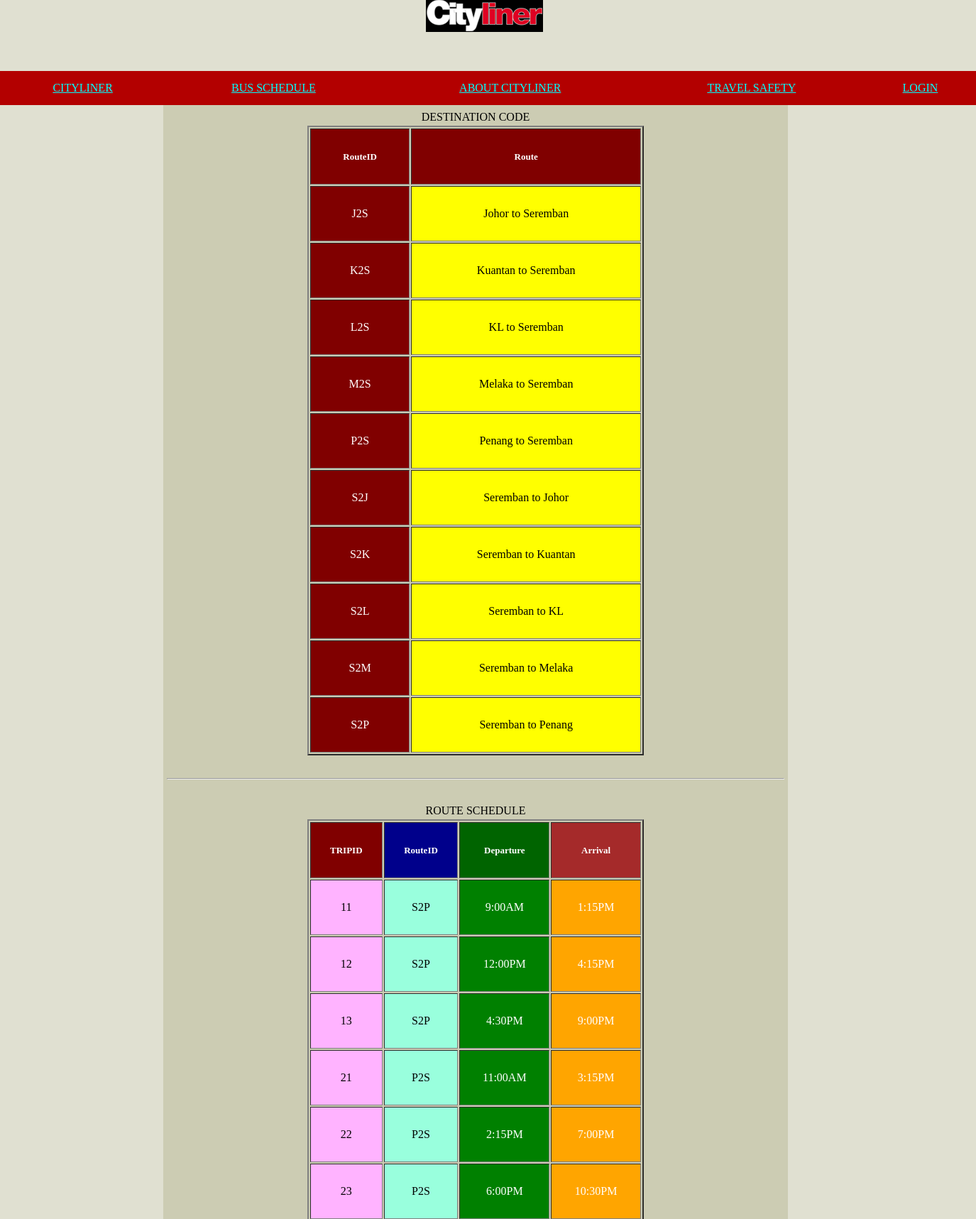
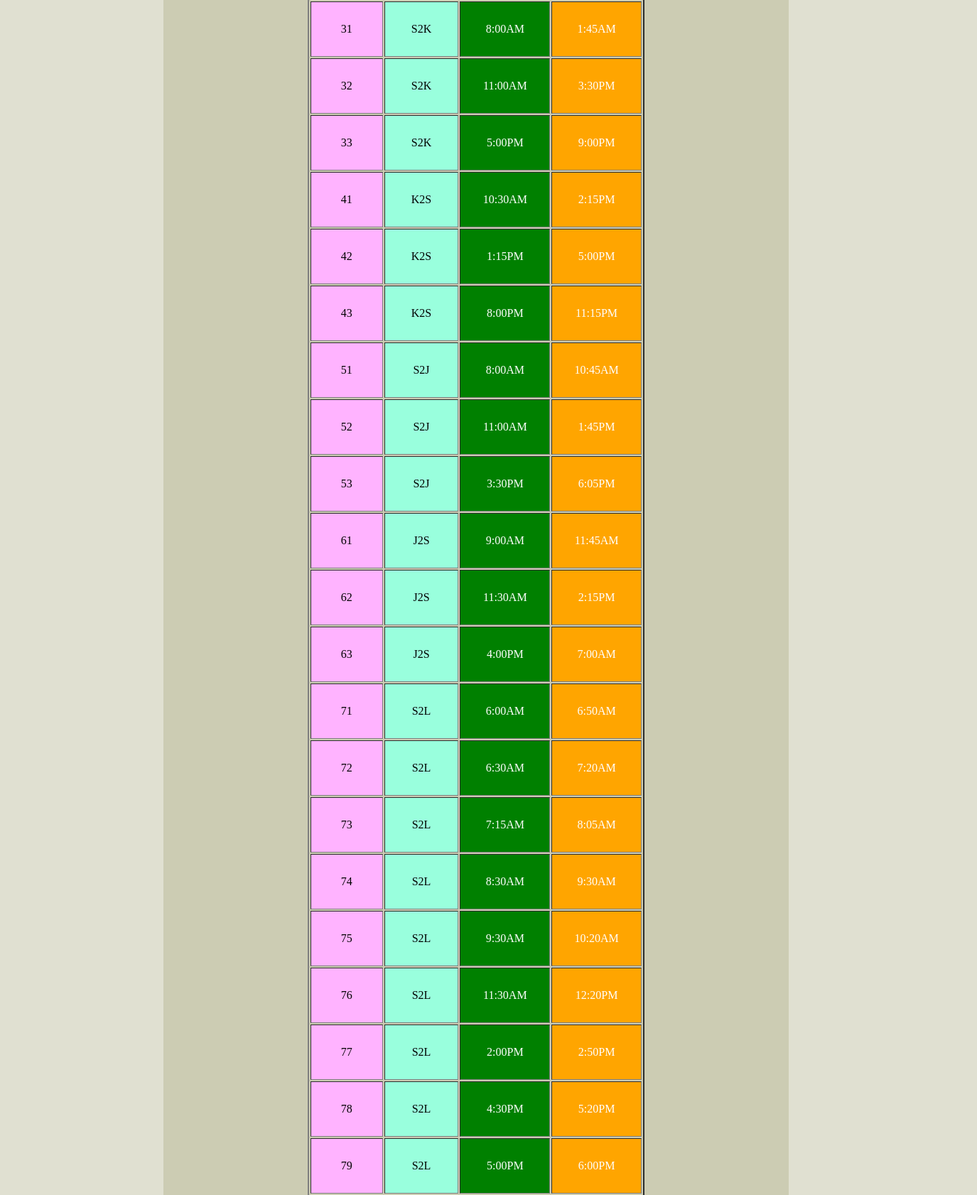
Page /schedule.php (upper part) on the committed database (2 pictures, top to bottom).
### tables this page shows
CREATE TABLE IF NOT EXISTS `route` (
  `RouteID` varchar(20) NOT NULL,
  `FromRoute` varchar(50) NOT NULL,
  `ToRoute` varchar(50) NOT NULL,
  `Fares` varchar(20) NOT NULL,
  `BusID` int(20) NOT NULL,
  PRIMARY KEY (`RouteID`)
);

CREATE TABLE IF NOT EXISTS `trip` (
  `TripID` int(20) NOT NULL,
  `RouteID` varchar(20) NOT NULL,
  `DepartureTime` varchar(20) NOT NULL,
  `ArrivalTime` varchar(20) NOT NULL,
  PRIMARY KEY (`TripID`)
);

### schedule_cart.php (the view, shortened to what this page needs)
<?php
function schedule() {
	$get = mysqli_query($GLOBALS['connection'], 'SELECT TripID, RouteID, DepartureTime, ArrivalTime FROM trip');
	if  (mysqli_num_rows($get) == 0) {
		echo 'Your cart is empty';
	} else {
		while ($get_row = mysqli_fetch_assoc($get)) {
			echo '<tr>';
			echo '<td style="background-color: #ffb3ff; color: black;"><p>'. $get_row['TripID'] . '</p></td>';
			echo '<td style="background-color: #99ffdd; color: black;"><p>'. $get_row['RouteID'] . '</p></td>';
			echo '<td style="background-color: green; color: white;"><p>' . $get_row['DepartureTime'] . '</p></td>';
			echo '<td style="background-color: orange; color: white;"><p>' . $get_row['ArrivalTime'] . '</p></td>';
		}
	}
}
function route() {
	$get = mysqli_query($GLOBALS['connection'], 'SELECT RouteID, FromRoute, ToRoute, Fares, BusID FROM route');
	if  (mysqli_num_rows($get) == 0) {
		echo 'There is no route';
	} else {
		while ($get_row = mysqli_fetch_assoc($get)) {
			echo '<tr>';
			echo '<td style="background-color: maroon; color: white;"><p>'. $get_row['RouteID'] . '</p></td>';
			echo '<td style="background-color: yellow; color: black;"><p>'. $get_row['FromRoute'] . ' to '. $get_row['ToRoute'] . '</p></td>';
		}
	}
}
?>

### schedule_css.css (style rules this page uses)
html { background-color: #e0e0d1; color: black; }
body { margin: 0; padding:0; font-family:Harlow Solid Italic, Times New Roman, Helvetica, sans-serif; line-height: 1.5em; width: 100%; display: table; }
table.menu th, td { padding:10px; text-align:center; }
table.promotion th, td { padding:10px; text-align:center; }
table.footer th,td { padding:10px; text-align:center; }

### rows in the picture
route: RouteID "J2S", FromRoute "Johor", ToRoute "Seremban"
route: RouteID "K2S", FromRoute "Kuantan", ToRoute "Seremban"
route: RouteID "L2S", FromRoute "KL", ToRoute "Seremban"
route: RouteID "M2S", FromRoute "Melaka", ToRoute "Seremban"
route: RouteID "P2S", FromRoute "Penang", ToRoute "Seremban"
route: RouteID "S2J", FromRoute "Seremban", ToRoute "Johor"
route: RouteID "S2K", FromRoute "Seremban", ToRoute "Kuantan"
route: RouteID "S2L", FromRoute "Seremban", ToRoute "KL"
route: RouteID "S2M", FromRoute "Seremban", ToRoute "Melaka"
route: RouteID "S2P", FromRoute "Seremban", ToRoute "Penang"
trip: TripID "11", RouteID "S2P", DepartureTime "9:00AM", ArrivalTime "1:15PM"
trip: TripID "12", RouteID "S2P", DepartureTime "12:00PM", ArrivalTime "4:15PM"
trip: TripID "13", RouteID "S2P", DepartureTime "4:30PM", ArrivalTime "9:00PM"
trip: TripID "21", RouteID "P2S", DepartureTime "11:00AM", ArrivalTime "3:15PM"
trip: TripID "22", RouteID "P2S", DepartureTime "2:15PM", ArrivalTime "7:00PM"
trip: TripID "23", RouteID "P2S", DepartureTime "6:00PM", ArrivalTime "10:30PM"
trip: TripID "31", RouteID "S2K", DepartureTime "8:00AM", ArrivalTime "1:45AM"
trip: TripID "32", RouteID "S2K", DepartureTime "11:00AM", ArrivalTime "3:30PM"
trip: TripID "33", RouteID "S2K", DepartureTime "5:00PM", ArrivalTime "9:00PM"
trip: TripID "41", RouteID "K2S", DepartureTime "10:30AM", ArrivalTime "2:15PM"
trip: TripID "42", RouteID "K2S", DepartureTime "1:15PM", ArrivalTime "5:00PM"
trip: TripID "43", RouteID "K2S", DepartureTime "8:00PM", ArrivalTime "11:15PM"
trip: TripID "51", RouteID "S2J", DepartureTime "8:00AM", ArrivalTime "10:45AM"
trip: TripID "52", RouteID "S2J", DepartureTime "11:00AM", ArrivalTime "1:45PM"
trip: TripID "53", RouteID "S2J", DepartureTime "3:30PM", ArrivalTime "6:05PM"
trip: TripID "61", RouteID "J2S", DepartureTime "9:00AM", ArrivalTime "11:45AM"
trip: TripID "62", RouteID "J2S", DepartureTime "11:30AM", ArrivalTime "2:15PM"
trip: TripID "63", RouteID "J2S", DepartureTime "4:00PM", ArrivalTime "7:00AM"
trip: TripID "71", RouteID "S2L", DepartureTime "6:00AM", ArrivalTime "6:50AM"
trip: TripID "72", RouteID "S2L", DepartureTime "6:30AM", ArrivalTime "7:20AM"
trip: TripID "73", RouteID "S2L", DepartureTime "7:15AM", ArrivalTime "8:05AM"
trip: TripID "74", RouteID "S2L", DepartureTime "8:30AM", ArrivalTime "9:30AM"
trip: TripID "75", RouteID "S2L", DepartureTime "9:30AM", ArrivalTime "10:20AM"
trip: TripID "76", RouteID "S2L", DepartureTime "11:30AM", ArrivalTime "12:20PM"
trip: TripID "77", RouteID "S2L", DepartureTime "2:00PM", ArrivalTime "2:50PM"
trip: TripID "78", RouteID "S2L", DepartureTime "4:30PM", ArrivalTime "5:20PM"
trip: TripID "79", RouteID "S2L", DepartureTime "5:00PM", ArrivalTime "6:00PM"
